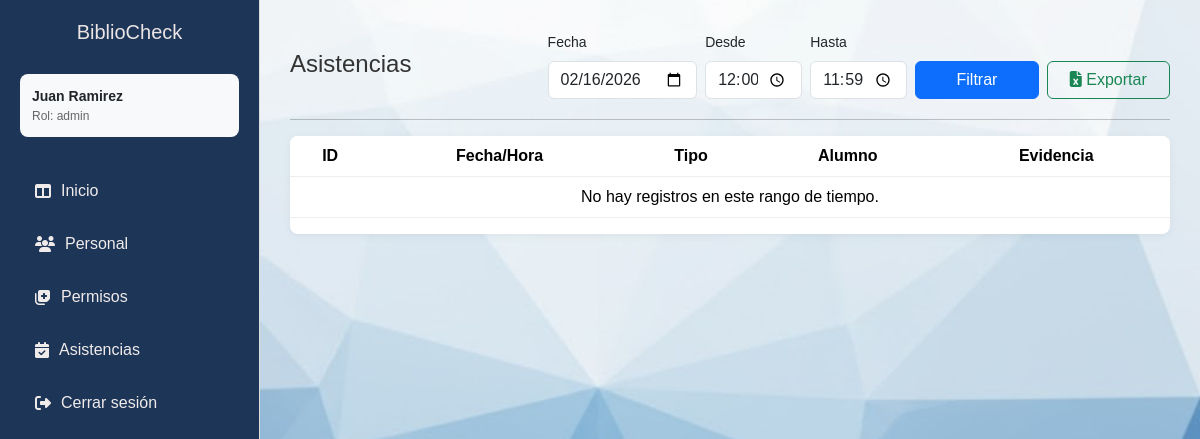
The app's page /php/asistencia.php?fecha=2026-02-16 (signed in), older data.
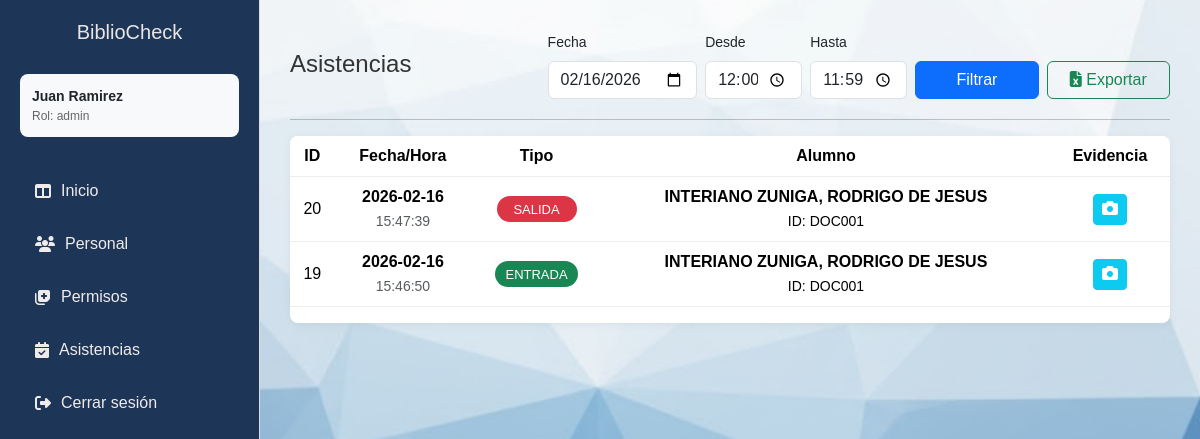
The same page, newer data.
### tables this page shows
CREATE TABLE `asistencia` (
  `id` int(11) NOT NULL,
  `alumno_id` int(11) DEFAULT NULL,
  `puesto_id` int(11) DEFAULT NULL,
  `fecha` date DEFAULT NULL,
  `hora` time DEFAULT NULL,
  `tipo` enum('entrada','salida') DEFAULT NULL,
  `foto_ruta` varchar(255) DEFAULT NULL
);

### php/asistencia.php (the view, shortened to what this page needs)
<?php
require_once __DIR__ . '/../php/conexion.php';
$fecha       = $_GET['fecha'] ?? date('Y-m-d');
$hora_inicio = $_GET['hora_inicio'] ?? '00:00';
$hora_fin    = $_GET['hora_fin'] ?? '23:59';
try {
    $sql = "
        SELECT a.id, a.fecha, a.hora, a.tipo, a.foto_ruta,
               COALESCE(d.id_alumno, 'N/A') AS id_alumno,
               COALESCE(d.nombre, 'Registro Manual') AS alumno,
               COALESCE(c.nombre, 'Sin puesto / Manual') AS puesto
        FROM asistencia a
        LEFT JOIN alumnos d ON d.id = a.alumno_id
        LEFT JOIN puestos c ON c.id = a.puesto_id
        WHERE a.fecha = ? AND a.hora BETWEEN ? AND ?
        ORDER BY a.hora DESC, a.id DESC
    ";
    $stmt = $conexion->prepare($sql);
    $stmt->bind_param('sss', $fecha, $hora_inicio, $hora_fin);
    $stmt->execute();
    $res = $stmt->get_result();
    $rows = $res->fetch_all(MYSQLI_ASSOC);
} catch (Throwable $e) {
    $error = 'Error al consultar asistencias: ' . $e->getMessage();
}
?>
<!DOCTYPE html>
<html lang="es">
<head>
  <link href="https://cdn.jsdelivr.net/npm/bootstrap@5.3.2/dist/css/bootstrap.min.css" rel="stylesheet">
  <link rel="stylesheet" href="https://cdnjs.cloudflare.com/ajax/libs/font-awesome/6.4.2/css/all.min.css">
  <link rel="stylesheet" href="/BiblioCheck/css/stylesDashboard1.css">
</head>
<body>
  <aside class="sidebar">
    <h2>BiblioCheck</h2>
    <div class="usuario-en-sesion">
      <div class="usuario-info">
        <span class="usuario-nombre"><?= htmlspecialchars($_SESSION['user']['nombre']) ?></span>
        <span class="usuario-rol">Rol: <?= htmlspecialchars($_SESSION['user']['tipo_usuario']) ?></span>
      </div>
    </div>
    <ul>
<li><a href="/BiblioCheck/dashboard"><i class="fa-solid fa-table-columns"></i> Inicio</a></li>
<li><a href="/BiblioCheck/alumnos"><i class="fa-solid fa-users"></i> Personal</a></li>
<li><a href="/BiblioCheck/permisos"><i class="fa-solid fa-notes-medical"></i> Permisos</a></li>
<li><a href="/BiblioCheck/asistencia" class='active'><i class="fa-solid fa-calendar-check"></i> Asistencias</a></li>
      <li><a href="/BiblioCheck/php/Logout.php"><i class="fa-solid fa-right-from-bracket"></i> Cerrar sesión</a></li>
    </ul>
  </aside>
  <main class="contenido">
    <section class="seccion-contenido">
      <div class="seccion-header">
        <h1>Asistencias</h1>
        <form class="row g-2 align-items-end" method="get">
          <div class="col-md-3">
            <label class="form-label small">Fecha</label>
            <input type="date" class="form-control" name="fecha" value="<?= htmlspecialchars($fecha) ?>">
          </div>
          <div class="col-md-2">
            <label class="form-label small">Desde</label>
            <input type="time" class="form-control" name="hora_inicio" value="<?= htmlspecialchars($hora_inicio) ?>">
          </div>
          <div class="col-md-2">
            <label class="form-label small">Hasta</label>
            <input type="time" class="form-control" name="hora_fin" value="<?= htmlspecialchars($hora_fin) ?>">
          </div>
          <div class="col-md-5 d-flex gap-2">
            <button class="btn btn-primary w-100">Filtrar</button>
            <a class="btn btn-outline-success w-100"
               href="?fecha=<?= urlencode($fecha) ?>&hora_inicio=<?= urlencode($hora_inicio) ?>&hora_fin=<?= urlencode($hora_fin) ?>&export=1">
               <i class="fa-solid fa-file-excel"></i> Exportar
            </a>
          </div>
        </form>
      </div>
      <hr>
      <div class="tabla-contenedor">
        <table class="table align-middle">
          <thead>
            <tr>
              <th>ID</th>
              <th>Fecha/Hora</th>
              <th>Tipo</th>
              <th>Alumno</th>
              <th>Evidencia</th>
            </tr>
          </thead>
          <tbody>
            <?php if (!empty($rows)): foreach ($rows as $r): ?>
              <tr>
                <td><?= (int)$r['id'] ?></td>
                <td>
                    <strong><?= htmlspecialchars($r['fecha']) ?></strong><br>
                    <small class="text-muted"><?= htmlspecialchars($r['hora']) ?></small>
                </td>
                <td>
                    <span class="badge <?= $r['tipo']==='entrada'?'bg-success':'bg-danger' ?>">
                        <?= strtoupper(htmlspecialchars($r['tipo'])) ?>
                    </span>
                </td>
                <td>
                    <strong><?= htmlspecialchars($r['alumno']) ?></strong><br>
                    <small>ID: <?= htmlspecialchars($r['id_alumno']) ?></small>
                </td>
                <td>
                    <?php if (!empty($r['foto_ruta'])): ?>
                        <button class="btn btn-sm btn-info text-white"
                                onclick="verFoto('<?= $r['foto_ruta'] ?>', '<?= $r['alumno'] ?>')">
                            <i class="fa fa-camera"></i>
                        </button>
                    <?php else: ?>
                        <span class="text-muted small">N/A</span>
                    <?php endif; ?>
                </td>
              </tr>
            <?php endforeach; else: ?>
              <tr><td colspan="6" class="text-center">No hay registros en este rango de tiempo.</td></tr>
            <?php endif; ?>
          </tbody>
        </table>
      </div>
    </section>
  </main>
</body>
</html>

### css/stylesDashboard1.css (style rules this page uses)
body { margin: 0; font-family: 'Poppins', sans-serif; background-image: url("../assets/FONDOC.jpg"), linear-gradient(rgba(255, 255, 255, 0.8), rgba(255, 255, 255, 0.8)); background-size: cover; background-position: center; display: flex; min-height: 100vh; }
.sidebar { width: 260px; background-color: #1D3557; border-right: 1px solid #ddd; height: 100vh; padding: 20px; box-sizing: border-box; position: fixed; display: flex; flex-direction: column; }
.sidebar h2 { color: #ebe5e5; margin-bottom: 30px; font-size: 20px; text-align: center; display: flex; align-items: center; justify-content: center; gap: 10px; }
.usuario-en-sesion { display: flex; align-items: center; gap: 12px; margin-bottom: 30px; padding: 12px; border-radius: 8px; background-color: #f8f9fa; }
.usuario-info { display: flex; flex-direction: column; }
.usuario-nombre { font-weight: 600; font-size: 14px; }
.usuario-rol { font-size: 12px; color: #666; }
.sidebar ul { list-style: none; padding: 0; margin: 0; flex-grow: 1; }
.sidebar li { margin-bottom: 5px; }
.sidebar li a { text-decoration: none; color: #f0ebeb; display: flex; align-items: center; gap: 10px; padding: 12px 15px; border-radius: 8px; transition: all 0.3s ease; }
.contenido { flex: 1; padding: 30px; margin-left: 260px; width: calc(100% - 260px); box-sizing: border-box; }
.seccion-contenido { width: 100%; max-width: 1200px; margin: 0 auto; box-sizing: border-box; }
.seccion-header { display: flex; justify-content: space-between; align-items: center; margin-bottom: 20px; flex-wrap: wrap; gap: 15px; }
.seccion-header h1 { margin: 0; font-size: 24px; color: #333; display: flex; align-items: center; gap: 10px; }
.tabla-contenedor { width: 100%; overflow-x: auto; background: #fff; border-radius: 8px; box-shadow: 0 2px 10px rgba(0,0,0,0.05); }
table { width: 100%; min-width: 800px; border-collapse: collapse; }
th, td { padding: 15px; text-align: center; border-bottom: 1px solid #eee; vertical-align: middle; }
th { background-color: #f8f9fa; font-weight: 600; color: #555; position: sticky; top: 0; }
.badge { padding: 6px 12px; border-radius: 20px; font-size: 13px; font-weight: 500; display: inline-block; min-width: 80px; text-align: center; }
.fas, .fa { font-size: 16px; }
.sidebar { animation: slideInLeft 0.6s cubic-bezier(0.25, 0.8, 0.25, 1) forwards; }
.seccion-contenido { animation: fadeInUp 0.7s cubic-bezier(0.25, 0.8, 0.25, 1) forwards; opacity: 0; }
table tbody tr { transition: all 0.2s ease-in-out; animation: fadeInRow 0.5s ease-out forwards; opacity: 0; }
.btn { transition: all 0.2s ease !important; }

### php/asistencia.php (style rules this page uses)
.badge { padding: 0.5em 0.8em; }

Row changes from the older to the newer data that the page shows:
added asistencia: id "20", fecha "2026-02-16", hora "15:47:39", tipo "SALIDA", alumno "INTERIANO ZUNIGA, RODRIGO DE JESUS", id_alumno "DOC001"
added asistencia: id "19", fecha "2026-02-16", hora "15:46:50", tipo "ENTRADA", alumno "INTERIANO ZUNIGA, RODRIGO DE JESUS", id_alumno "DOC001"
Text that changed along with them:
text no longer shown: "No hay registros en este rango de tiempo."
